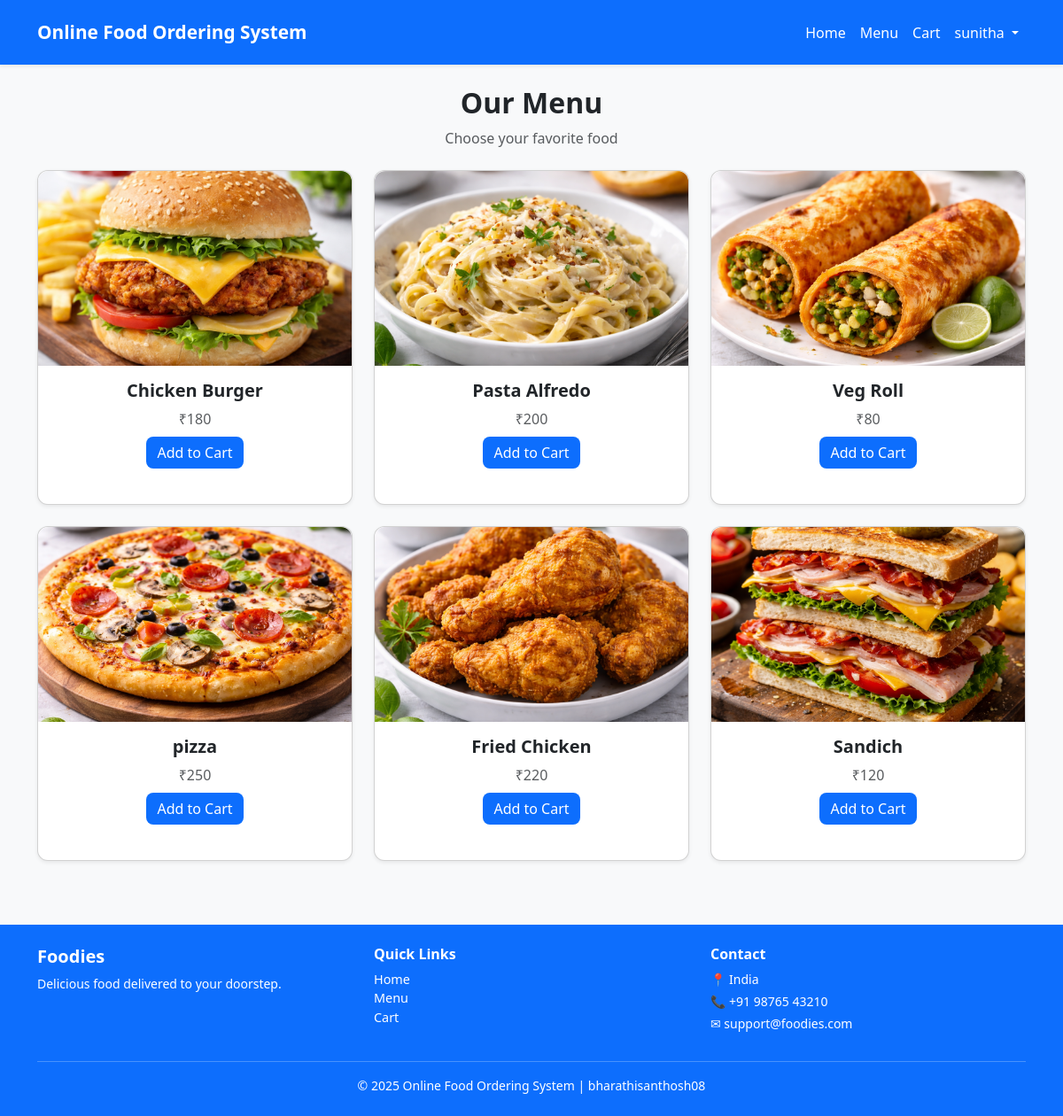
The app's page /menu/ (signed in) with its own data.
### store/models.py (models this page shows, shortened)
class Food(models.Model):
    name = models.CharField(max_length=100)
    price = models.IntegerField()
    image = models.ImageField(upload_to='foods/')

### store/views.py (the view)
# urls.py: path('menu/', views.menu, name='menu'),
def menu(request):
    foods = Food.objects.all()
    return render(request, 'menu.html', {'foods': foods})

### store/templates/menu.html
{% extends 'base.html' %}
{% load static %}
{% block content %}
<div class="text-center mb-4">
    <h2 class="fw-bold">Our Menu</h2>
    <p class="text-muted">Choose your favorite food</p>
</div>
<div class="row ">
    {% for food in foods %}
    <div class="col-lg-4 col-md-6 mb-4">
        <div class="card shadow-sm mb-4 h-100">
            <img src="{{ food.image.url }}"
                 class="card-img-top"
                 alt="{{ food.name }}"
                 style="height:220px; object-fit:cover;">
            <div class="card-body text-center">
                <h5 class="card-title fw-bold">{{ food.name }}</h5>
                <p class="text-muted mb-2">
                    ₹{{ food.price }}
                </p>
                <a href="{% url 'add_to_cart' food.id %}" class="btn btn-primary">
                    Add to Cart
                </a>
            </div>
        </div>
    </div>
    {% empty %}
    <div class="col-12 text-center">
        <p class="text-muted">No food items available.</p>
    </div>
    {% endfor %}
</div>
{% endblock %}

### store/templates/base.html (shortened to what this page needs)
{% load static %}
<!DOCTYPE html>
<html lang="en">
<head>
    <link href="https://cdn.jsdelivr.net/npm/bootstrap@5.3.2/dist/css/bootstrap.min.css" rel="stylesheet">
    <link rel="stylesheet" href="{% static 'css/style.css' %}">
</head>
<body>
<nav class="navbar navbar-expand-lg navbar-dark bg-primary shadow-sm py-3">
    <div class="container">
        <a class="navbar-brand fw-bold " href="{% url 'home' %}">
            Online Food Ordering System
        </a>
        <div class="collapse navbar-collapse" id="navbarNav">
            <ul class="navbar-nav ms-auto align-items-center">
                <li class="nav-item">
                    <a class="nav-link" href="{% url 'home' %}">Home</a>
                </li>
                <li class="nav-item">
                    <a class="nav-link" href="{% url 'menu' %}">Menu</a>
                </li>
                <li class="nav-item">
                    <a class="nav-link" href="{% url 'cart' %}">Cart</a>
                </li>
                {% if user.is_authenticated %}
                <li class="nav-item dropdown">
                    <a class="nav-link dropdown-toggle" href="#" role="button"
                       data-bs-toggle="dropdown">
                        {{ user.username }}
                    </a>
                </li>
                {% endif %}
            </ul>
        </div>
    </div>
</nav>
<main class="container my-4">
    {% block content %}
    {% endblock %}
</main>
<footer class="bg-primary text-white mt-5">
    <div class="container py-4">
        <div class="row">
            <div class="col-md-4">
                <h5>Foodies</h5>
                <p class="small">
                    Delicious food delivered to your doorstep.
                </p>
            </div>
            <div class="col-md-4">
                <h6>Quick Links</h6>
                <ul class="list-unstyled small">
                    <li><a href="{% url 'home' %}" class="text-white text-decoration-none">Home</a></li>
                    <li><a href="{% url 'menu' %}" class="text-white text-decoration-none">Menu</a></li>
                    <li><a href="{% url 'cart' %}" class="text-white text-decoration-none">Cart</a></li>
                </ul>
            </div>
            <div class="col-md-4">
                <h6>Contact</h6>
                <p class="small mb-1">📍 India</p>
                <p class="small mb-1">📞 +91 98765 43210</p>
                <p class="small">✉ support@foodies.com</p>
            </div>
        </div>
        <hr class="border-light">
        <div class="text-center small">
            © 2025 Online Food Ordering System | bharathisanthosh08
        </div>
    </div>
</footer>
</body>
</html>

### store/static/css/style.css (style rules this page uses)
body { font-family: 'Segoe UI', Tahoma, Geneva, Verdana, sans-serif; background-color: #f8f9fa; }
a { text-decoration: none; }
img { max-width: 100%; }
.navbar-brand { font-size: 1.3rem; }
.navbar .nav-link { font-weight: 500; color: white }
.card { border-radius: 12px; }
.btn { border-radius: 8px; }
.btn-primary { background-color: #0d6efd; border: none; }
.card-img-top { border-top-left-radius: 12px; border-top-right-radius: 12px; }
footer { margin-top: 60px; }
footer h5, footer h6 { font-weight: 600; }
footer p, footer li { font-size: 0.9rem; }

### records on screen
Food: image (picture), name "Chicken Burger", price "180"
Food: image (picture), name "Pasta Alfredo", price "200"
Food: image (picture), name "Veg Roll", price "80"
Food: image (picture), name "pizza", price "250"
Food: image (picture), name "Fried Chicken", price "220"
Food: image (picture), name "Sandich", price "120"

### other values on screen
{{ user.username }} "sunitha"
